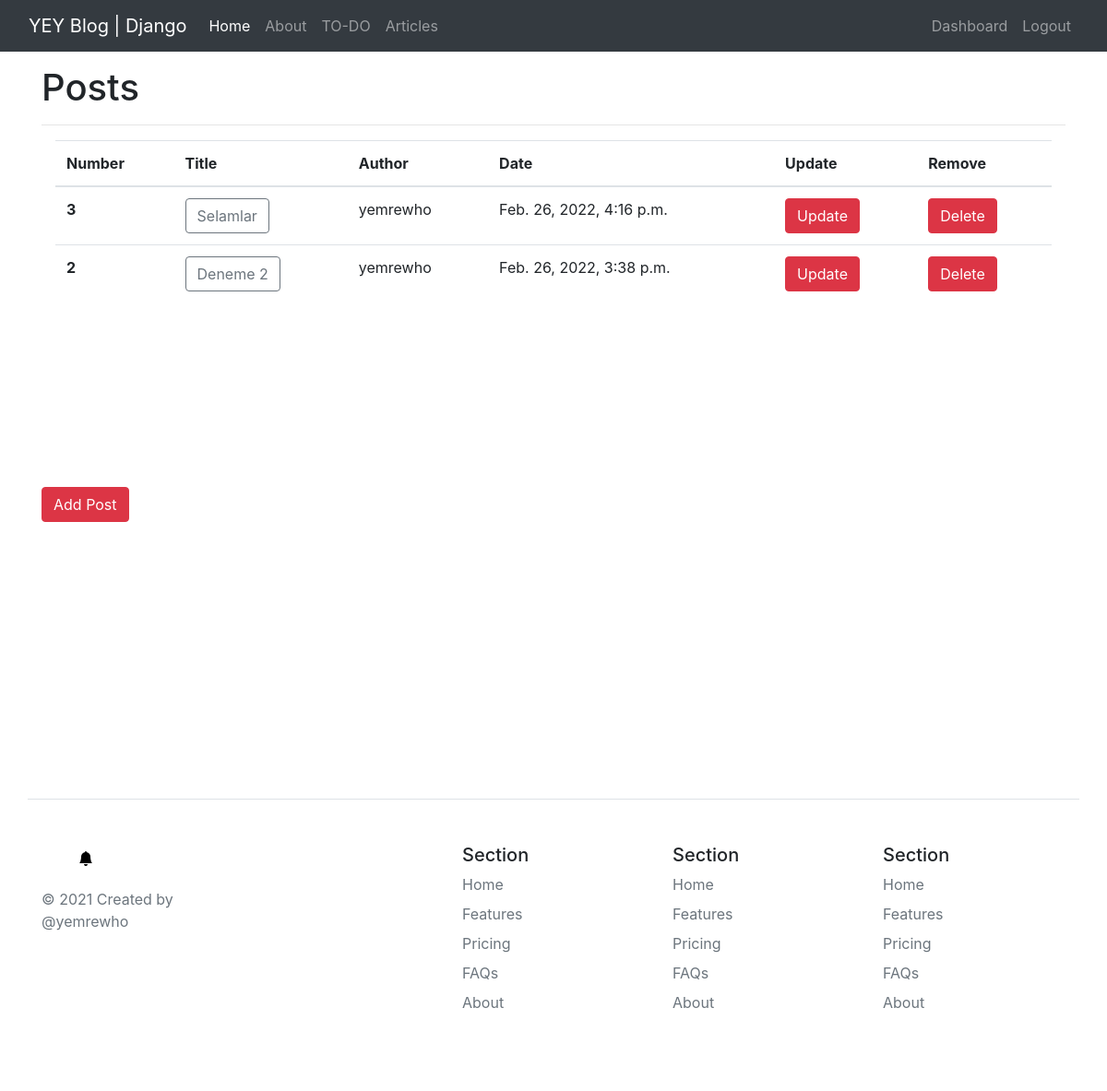
/articles/dashboard/ (signed in), run on an earlier commit of the app's database.
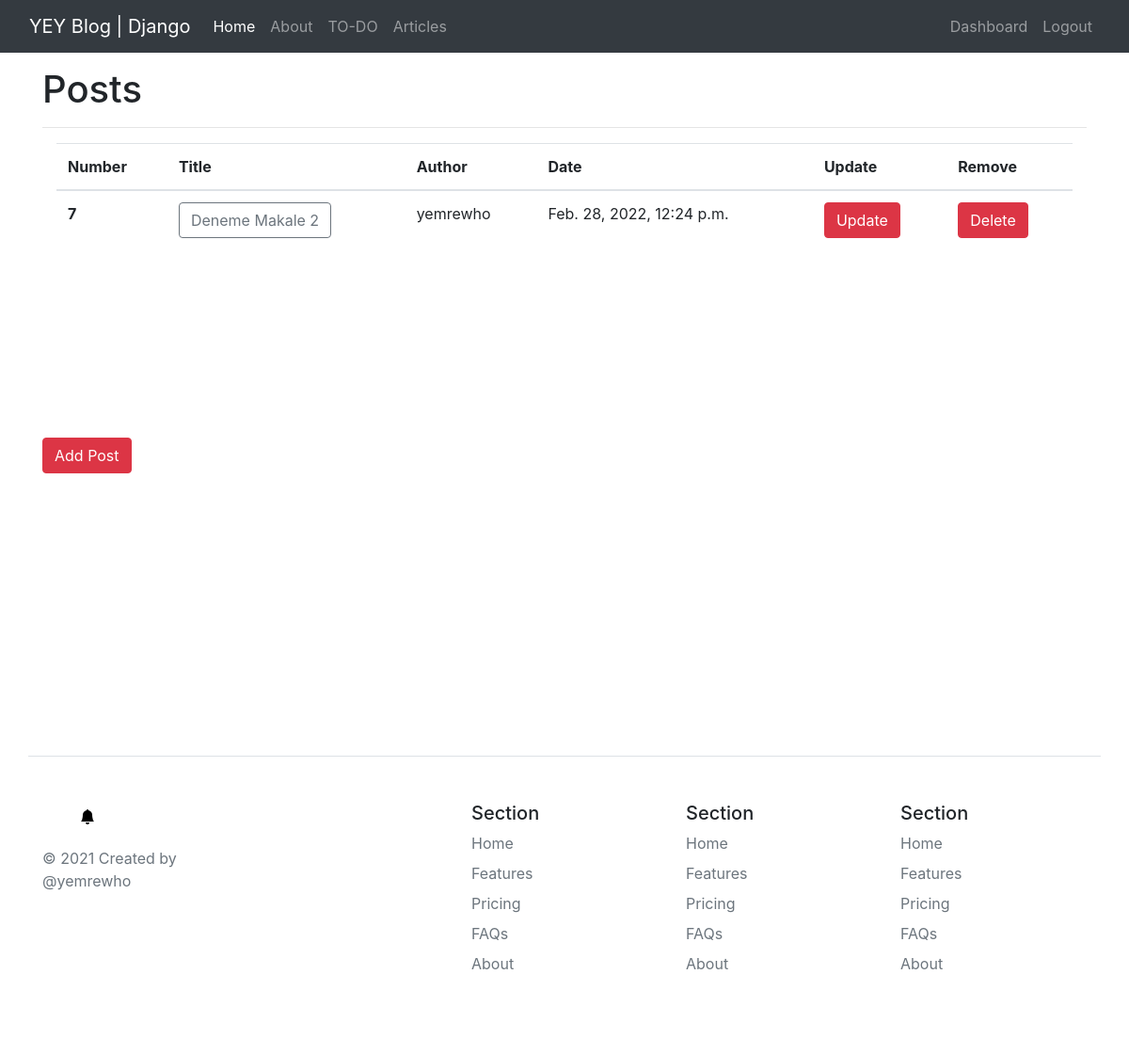
And on a later commit of the database.
### article/models.py (models this page shows, shortened)
class Article(models.Model):
    author = models.ForeignKey("auth.User",on_delete=models.CASCADE)
    title = models.CharField(max_length=50)
    content = models.TextField()
    date = models.DateTimeField(auto_now_add=True)
    class Meta:
        ordering = ['-date']

### article/views.py (the view)
# urls.py: path('dashboard/',views.dashboard,name="dashboard"),
@login_required(login_url="login")
def dashboard(request):
    articles = Article.objects.filter(author=request.user)
    context = {
        "articles":articles
    }
    return render(request,"article/dashboard.html",context)

### templates/article/dashboard.html
{% extends "layout.html" %}
{% block body %}
    <h1>Posts</h1>
    <hr>
    {% if articles %}
    <div class="container">
        <table class="table table-hover">
            <thead>
            <tr>
                <th scope="col">Number</th>
                <th scope="col">Title</th>
                <th scope="col">Author</th>
                <th scope="col">Date</th>
                <th scope="col">Update</th>
                <th scope="col">Remove</th>
            </tr>
            </thead>
            {% for article in articles %}
                <tr>
                    <th scope="row">{{article.id}}</th>
                    <td><a href="{% url 'article:detail' article.id %}">
                        <button type="button" class="btn btn-outline-secondary">{{article.title}}</button>
                    </a></td>
                    <td>{{article.author.username}}</td>
                    <td>{{article.date}}</td>
                    <td><a href="{% url 'article:update' article.id %}" class="btn btn-danger">Update</a></td>
                    <td><a href="{% url 'article:delete' article.id %}" class="btn btn-danger">Delete</a></td>
                </tr>
            {% endfor %}
        </table>
    </div>
    {% else %}
        <div class="alert alert-danger">There is no articles from {{request.user}}!</div>
    {% endif %}
    <a href="{% url 'article:addarticle' %}" class="btn btn-danger">Add Post</a>
{% endblock %}

### templates/layout.html (shortened to what this page needs)
{% load static %}
<!doctype html>
<html lang="en">
<head>
    <link rel="stylesheet" href="https://cdn.jsdelivr.net/npm/bootstrap@4.0.0/dist/css/bootstrap.min.css">
    <link rel="stylesheet" href="{% static 'style.css' %}">
</head>
<body>
    {% include 'includes/navbar.html' %}
    <div class="container" style="margin-bottom: 300px">
        {% block body %}
        {% endblock %}
    </div>
    <footer>
        {% include 'includes/footer.html' %}
    </footer>
</body>
</html>

### templates/includes/navbar.html (shortened to what this page needs)
<nav class="navbar navbar-expand-sm navbar-dark bg-dark" aria-label="Third navbar example">
    <div class="container-fluid">
        <a class="navbar-brand" href="{% url 'index' %}">YEY Blog | Django</a>
        <div class="collapse navbar-collapse" id="navbarsExample03">
            <ul class="navbar-nav me-auto mb-2 mb-sm-0">
                <li class="nav-item">
                    <a class="nav-link active" aria-current="page" href="/">Home</a>
                </li>
                <li class="nav-item">
                    <a class="nav-link" href="{% url 'about' %}">About</a>
                </li>
                <li class="nav-item">
                    <a class="nav-link" href="{% url 'showtodo' %}">TO-DO</a>
                </li>
                <li class="nav-item">
                    <a class="nav-link" href="{% url 'article:allarticle' %}">Articles</a>
                </li>
            </ul>
            <ul class="navbar-nav ml-auto">
                {% if request.user.is_authenticated %}
                    <li class="nav-item">
                        <a class="nav-link" href="{% url 'article:dashboard' %}">Dashboard</a>
                    </li>
                    <li class="nav-item">
                        <a class="nav-link" href="{% url 'logout' %}">Logout</a>
                    </li>
                {% endif %}
            </ul>
        </div>
    </div>
</nav>

### templates/includes/footer.html (shortened to what this page needs)
<!doctype html>
<html lang="en">
<head>
    <link rel="stylesheet" href="https://cdn.jsdelivr.net/npm/bootstrap-icons@1.8.1/font/bootstrap-icons.css">
</head>
<body>
<div class="container">
    <footer class="row row-cols-5 py-5 my-5 border-top">
        <div class="col">
            <a href="/" class="d-flex align-items-center mb-3 link-dark text-decoration-none">
                <svg class="bi me-2" width="40" height="32">
                    <i class=" bi bi-bell-fill" style="color: black; "></i>
                </svg>
            </a>
            <p class="text-muted">&copy; 2021 Created by @yemrewho</p>
        </div>
        <div class="col">
        </div>
        <div class="col">
            <h5>Section</h5>
            <ul class="nav flex-column">
                <li class="nav-item mb-2"><a href="#" class="nav-link p-0 text-muted">Home</a></li>
                <li class="nav-item mb-2"><a href="#" class="nav-link p-0 text-muted">Features</a></li>
                <li class="nav-item mb-2"><a href="#" class="nav-link p-0 text-muted">Pricing</a></li>
                <li class="nav-item mb-2"><a href="#" class="nav-link p-0 text-muted">FAQs</a></li>
                <li class="nav-item mb-2"><a href="#" class="nav-link p-0 text-muted">About</a></li>
            </ul>
        </div>
        <div class="col">
            <h5>Section</h5>
            <ul class="nav flex-column">
                <li class="nav-item mb-2"><a href="#" class="nav-link p-0 text-muted">Home</a></li>
                <li class="nav-item mb-2"><a href="#" class="nav-link p-0 text-muted">Features</a></li>
                <li class="nav-item mb-2"><a href="#" class="nav-link p-0 text-muted">Pricing</a></li>
                <li class="nav-item mb-2"><a href="#" class="nav-link p-0 text-muted">FAQs</a></li>
                <li class="nav-item mb-2"><a href="#" class="nav-link p-0 text-muted">About</a></li>
            </ul>
        </div>
        <div class="col">
            <h5>Section</h5>
            <ul class="nav flex-column">
                <li class="nav-item mb-2"><a href="#" class="nav-link p-0 text-muted">Home</a></li>
                <li class="nav-item mb-2"><a href="#" class="nav-link p-0 text-muted">Features</a></li>
                <li class="nav-item mb-2"><a href="#" class="nav-link p-0 text-muted">Pricing</a></li>
                <li class="nav-item mb-2"><a href="#" class="nav-link p-0 text-muted">FAQs</a></li>
                <li class="nav-item mb-2"><a href="#" class="nav-link p-0 text-muted">About</a></li>
            </ul>
        </div>
    </footer>
</div>
</body>
</html>

### static/style.css (style rules this page uses)
.container { margin-top: 15px ; margin-bottom: 200px; }

What changed in the data, as far as the page shows it:
removed Article: id "3", title "Selamlar", author.username "yemrewho", date "Feb. 26, 2022, 4:16 p.m."
removed Article: id "2", title "Deneme 2", author.username "yemrewho", date "Feb. 26, 2022, 3:38 p.m."
added Article: id "7", title "Deneme Makale 2", author.username "yemrewho", date "Feb. 28, 2022, 12:24 p.m."
